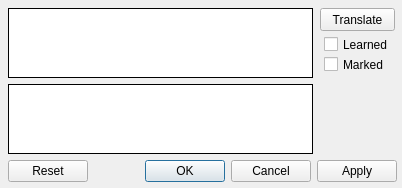
<?xml version="1.0" encoding="UTF-8"?>
<ui version="4.0">
 <class>CWordEditor</class>
 <widget class="QDialog" name="CWordEditor">
  <property name="geometry">
   <rect>
    <x>0</x>
    <y>0</y>
    <width>402</width>
    <height>188</height>
   </rect>
  </property>
  <property name="windowTitle">
   <string>Word editor</string>
  </property>
  <widget class="QDialogButtonBox" name="bbxButtons">
   <property name="geometry">
    <rect>
     <x>8</x>
     <y>160</y>
     <width>389</width>
     <height>23</height>
    </rect>
   </property>
   <property name="standardButtons">
    <set>QDialogButtonBox::Apply|QDialogButtonBox::Cancel|QDialogButtonBox::Ok|QDialogButtonBox::Reset</set>
   </property>
  </widget>
  <widget class="QTextEdit" name="tedtWordTerm">
   <property name="geometry">
    <rect>
     <x>8</x>
     <y>8</y>
     <width>305</width>
     <height>70</height>
    </rect>
   </property>
   <property name="frameShape">
    <enum>QFrame::Box</enum>
   </property>
   <property name="frameShadow">
    <enum>QFrame::Plain</enum>
   </property>
  </widget>
  <widget class="QTextEdit" name="tedtWordValue">
   <property name="geometry">
    <rect>
     <x>8</x>
     <y>84</y>
     <width>305</width>
     <height>70</height>
    </rect>
   </property>
   <property name="frameShape">
    <enum>QFrame::Box</enum>
   </property>
   <property name="frameShadow">
    <enum>QFrame::Plain</enum>
   </property>
  </widget>
  <widget class="QCheckBox" name="chkWordIsLearned">
   <property name="geometry">
    <rect>
     <x>324</x>
     <y>36</y>
     <width>70</width>
     <height>17</height>
    </rect>
   </property>
   <property name="text">
    <string>Learned</string>
   </property>
  </widget>
  <widget class="QCheckBox" name="chkWordIsMarked">
   <property name="geometry">
    <rect>
     <x>324</x>
     <y>56</y>
     <width>70</width>
     <height>17</height>
    </rect>
   </property>
   <property name="text">
    <string>Marked</string>
   </property>
  </widget>
  <widget class="QPushButton" name="pbtnTranslate">
   <property name="geometry">
    <rect>
     <x>320</x>
     <y>8</y>
     <width>75</width>
     <height>23</height>
    </rect>
   </property>
   <property name="text">
    <string>Translate</string>
   </property>
  </widget>
 </widget>
 <resources/>
 <connections/>
</ui>
